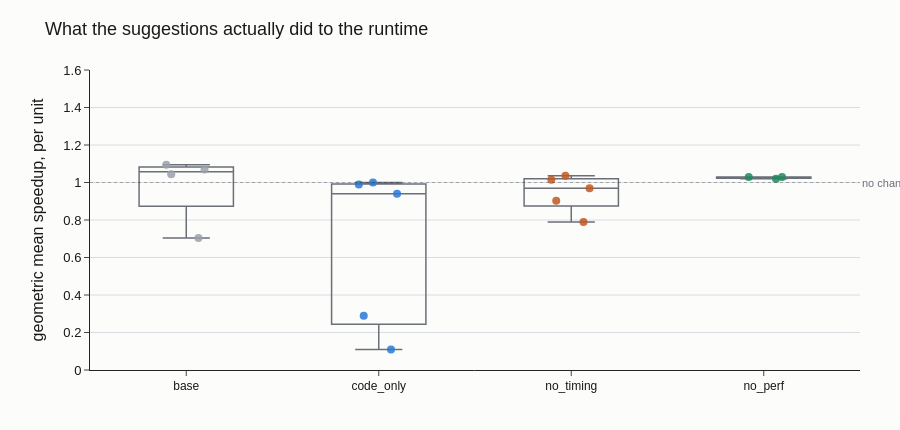

Notebook code cell kept with this figure:
### Markdown cell above
## 5. What the suggestions did to the runtime

### Code cell
"""Speedup of the suggestions, per unit and in aggregate."""
per_unit = [
    row
    for row in units
    if row["metric"] == "mean_median_speedup"
    and row["reported_value"] == "geometric_mean_speedup"
    and number(row["value"]) is not None
]
figure = go.Figure()
for preset in PRESETS:
    mine = [number(row["value"]) for row in per_unit if row["ablation"] == preset]
    if not mine:
        continue
    figure.add_trace(
        go.Box(
            y=mine,
            name=preset,
            boxpoints="all",
            jitter=0.5,
            pointpos=0,
            marker=dict(
                size=8, color=COLOUR.get(preset, "#9aa0aa"), opacity=0.85
            ),
            line=dict(color=MUTED, width=1.5),
            fillcolor="rgba(0,0,0,0)",
            showlegend=False,
        )
    )
figure.add_hline(
    y=1.0,
    line=dict(color=INK, width=1, dash="dot"),
    annotation_text="no change",
    annotation_position="right",
    annotation_font=dict(size=11, color=MUTED),
)
figure.update_layout(
    **LAYOUT,
    title="What the suggestions actually did to the runtime",
    height=430,
    yaxis=dict(
        title="geometric mean speedup, per unit",
        gridcolor=LINE,
        showgrid=True,
        range=[0, 1.6],
    ),
    xaxis=dict(tickfont=dict(size=12)),
)
figure.show()

### Figure 1 — Plotly figure (JSON) as saved in the notebook; plotly's stock layout.template omitted (floating-point values rounded to 4 significant figures)
{"data": [{"boxpoints": "all", "fillcolor": "rgba(0,0,0,0)", "jitter": 0.5, "line": {"color": "#6b7078", "width": 1.5}, "marker": {"color": "#9aa0aa", "opacity": 0.85, "size": 8}, "name": "base", "pointpos": 0, "showlegend": false, "type": "box", "y": [1.095, 0.7036, 1.07, 1.044]}, {"boxpoints": "all", "fillcolor": "rgba(0,0,0,0)", "jitter": 0.5, "line": {"color": "#6b7078", "width": 1.5}, "marker": {"color": "#2a78d6", "opacity": 0.85, "size": 8}, "name": "code_only", "pointpos": 0, "showlegend": false, "type": "box", "y": [0.9396, 0.2891, 0.11, 0.99, 1.0]}, {"boxpoints": "all", "fillcolor": "rgba(0,0,0,0)", "jitter": 0.5, "line": {"color": "#6b7078", "width": 1.5}, "marker": {"color": "#c2571f", "opacity": 0.85, "size": 8}, "name": "no_timing", "pointpos": 0, "showlegend": false, "type": "box", "y": [0.9027, 1.014, 1.037, 0.79, 0.9693]}, {"boxpoints": "all", "fillcolor": "rgba(0,0,0,0)", "jitter": 0.5, "line": {"color": "#6b7078", "width": 1.5}, "marker": {"color": "#1d8a5e", "opacity": 0.85, "size": 8}, "name": "no_perf", "pointpos": 0, "showlegend": false, "type": "box", "y": [1.03, 1.03, 1.02]}], "layout": {"annotations": [{"font": {"color": "#6b7078", "size": 11}, "showarrow": false, "text": "no change", "x": 1, "xanchor": "left", "xref": "x domain", "y": 1.0, "yanchor": "middle", "yref": "y"}], "font": {"color": "#1a1a19", "family": "Helvetica, Arial, sans-serif", "size": 13}, "height": 430, "legend": {"font": {"size": 12}, "orientation": "h", "x": 0, "y": 1.08}, "margin": {"b": 60, "l": 90, "r": 40, "t": 70}, "paper_bgcolor": "#fcfcfb", "plot_bgcolor": "#fcfcfb", "shapes": [{"line": {"color": "#1a1a19", "dash": "dot", "width": 1}, "type": "line", "x0": 0, "x1": 1, "xref": "x domain", "y0": 1.0, "y1": 1.0, "yref": "y"}], "title": {"text": "What the suggestions actually did to the runtime"}, "xaxis": {"tickfont": {"size": 12}}, "yaxis": {"gridcolor": "#d9dce1", "range": [0, 1.6], "showgrid": true, "title": {"text": "geometric mean speedup, per unit"}}}}
